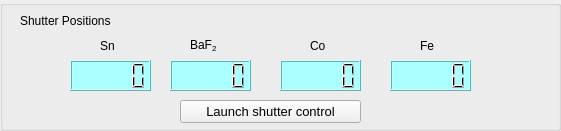
     <widget class="QGroupBox" name="groupBox_14">
      <property name="geometry">
       <rect>
        <x>0</x>
        <y>340</y>
        <width>561</width>
        <height>131</height>
       </rect>
      </property>
      <property name="title">
       <string/>
      </property>
      <widget class="QLabel" name="label_83">
       <property name="geometry">
        <rect>
         <x>20</x>
         <y>10</y>
         <width>161</width>
         <height>21</height>
        </rect>
       </property>
       <property name="styleSheet">
        <string notr="true">font: 14pt &quot;MS Shell Dlg 2&quot;;</string>
       </property>
       <property name="text">
        <string>Shutter Positions</string>
       </property>
      </widget>
      <widget class="QLabel" name="label_255">
       <property name="geometry">
        <rect>
         <x>420</x>
         <y>30</y>
         <width>41</width>
         <height>31</height>
        </rect>
       </property>
       <property name="styleSheet">
        <string notr="true">font: 12pt &quot;MS Shell Dlg 2&quot;;</string>
       </property>
       <property name="text">
        <string>Fe</string>
       </property>
      </widget>
      <widget class="QLCDNumber" name="lcdNumber_118">
       <property name="geometry">
        <rect>
         <x>390</x>
         <y>60</y>
         <width>81</width>
         <height>31</height>
        </rect>
       </property>
       <property name="styleSheet">
        <string>background-color: rgb(170, 255, 255);</string>
       </property>
      </widget>
      <widget class="QLabel" name="label_256">
       <property name="geometry">
        <rect>
         <x>310</x>
         <y>30</y>
         <width>71</width>
         <height>31</height>
        </rect>
       </property>
       <property name="styleSheet">
        <string notr="true">font: 12pt &quot;MS Shell Dlg 2&quot;;</string>
       </property>
       <property name="text">
        <string>Co</string>
       </property>
      </widget>
      <widget class="QLabel" name="label_254">
       <property name="geometry">
        <rect>
         <x>190</x>
         <y>30</y>
         <width>81</width>
         <height>31</height>
        </rect>
       </property>
       <property name="styleSheet">
        <string notr="true">font: 12pt &quot;MS Shell Dlg 2&quot;;</string>
       </property>
       <property name="text">
        <string>&lt;html&gt;&lt;head/&gt;&lt;body&gt;&lt;p&gt;BaF&lt;span style=&quot; vertical-align:sub;&quot;&gt;2&lt;/span&gt;&lt;/p&gt;&lt;/body&gt;&lt;/html&gt;</string>
       </property>
      </widget>
      <widget class="QLCDNumber" name="lcdNumber_119">
       <property name="geometry">
        <rect>
         <x>170</x>
         <y>60</y>
         <width>81</width>
         <height>31</height>
        </rect>
       </property>
       <property name="styleSheet">
        <string>background-color: rgb(170, 255, 255);</string>
       </property>
      </widget>
      <widget class="QLCDNumber" name="lcdNumber_121">
       <property name="geometry">
        <rect>
         <x>280</x>
         <y>60</y>
         <width>81</width>
         <height>31</height>
        </rect>
       </property>
       <property name="styleSheet">
        <string>background-color: rgb(170, 255, 255);</string>
       </property>
      </widget>
      <widget class="QLabel" name="label_257">
       <property name="geometry">
        <rect>
         <x>100</x>
         <y>30</y>
         <width>91</width>
         <height>31</height>
        </rect>
       </property>
       <property name="styleSheet">
        <string notr="true">font: 12pt &quot;MS Shell Dlg 2&quot;;</string>
       </property>
       <property name="text">
        <string>Sn</string>
       </property>
      </widget>
      <widget class="QLCDNumber" name="lcdNumber_120">
       <property name="geometry">
        <rect>
         <x>70</x>
         <y>60</y>
         <width>81</width>
         <height>31</height>
        </rect>
       </property>
       <property name="styleSheet">
        <string>background-color: rgb(170, 255, 255);</string>
       </property>
      </widget>
      <widget class="QPushButton" name="pushButton_24">
       <property name="geometry">
        <rect>
         <x>180</x>
         <y>100</y>
         <width>181</width>
         <height>23</height>
        </rect>
       </property>
       <property name="font">
        <font>
         <pointsize>10</pointsize>
         <weight>50</weight>
         <bold>false</bold>
        </font>
       </property>
       <property name="text">
        <string>Launch shutter control</string>
       </property>
      </widget>
     </widget>
